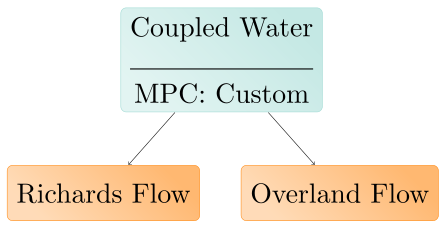

Reproduce this figure in Python.
from plot_pk_tree import writePDF # in $ATS_SRC_DIR/tools/utils
import networkx as nx

G = nx.DiGraph()
G.add_node("coupled water", vtype="mpc", label="Coupled Water \\\\ \\hrulefill \\\\ MPC: Custom")
G.add_node("richards", vtype="physical", label="Richards Flow")
G.add_node("overland", vtype="physical", label="Overland Flow")
G.add_edge("coupled water", "richards")
G.add_edge("coupled water", "overland")

writePDF(G, 'pk1', scale=2, layout_scaling=(6,4))
